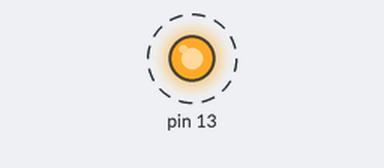
Bench run of a sketch on a simulated Arduino Uno, built with avr-gcc and run on an emulated ATmega328P. Parts: output pins drawn as LEDs (lit = HIGH). Dashed ring = blinking.

Above: at 0.4 s.
Timing chart, 0 to 3.0 s (numbered marks = the images above):
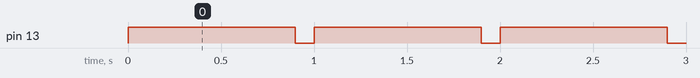

Measured:
- by itself, pin 13: alternates HIGH for 0.90 s and LOW for 0.10 s

The sketch:

blinking_led_delay_macros_header.ino
```cpp
/*
 * File:     blinking_led_delay_macros_header.c
 * Created:  25.09.2017
 * Author:   Philipp Jahn
 */
/* Blinking LED with Delay and easy to read macros in header file.
 * Problem with delay -> processor is always busy with waiting!!
 */

#ifndef F_CPU				// this conditional directive ensures that F_CPU has not been defined somewhere else already (without it you might get a warning)
#define F_CPU 16000000UL
#endif

#include <avr/io.h>
#include "bit_macros.h"
#include <util/delay.h>

int main(void)
{
	SET_BIT(DDRB,PB5);			// set PB5 to output

	while (1)
	{
		SET_BIT(PORTB,PB5);		// LED on
		_delay_ms(900);			// CPU blocked for 900ms doing nothing

		CLEAR_BIT(PORTB,PB5);	// LED off
		_delay_ms(100);
	}

	return 0;
}
```

bit_macros.h
```cpp
/* Macro definitions */
#ifndef SET_BIT					// #ifndef -> #endif avoids redefinition of macros defined earlier (e.g. in include file)
#define SET_BIT(PORT,BIT)		(PORT |= (1<<(BIT)))
#endif

#ifndef CLEAR_BIT
#define CLEAR_BIT(PORT,BIT)		(PORT &= ~(1<<(BIT)))
#endif

#ifndef TOGGLE_BIT
#define TOGGLE_BIT(PORT,BIT)	(PORT ^= (1<<(BIT)))
#endif

#ifndef GET_BIT
#define GET_BIT(PORT,BIT)		((PORT & (1<<(BIT)))>>BIT)
#endif
```
